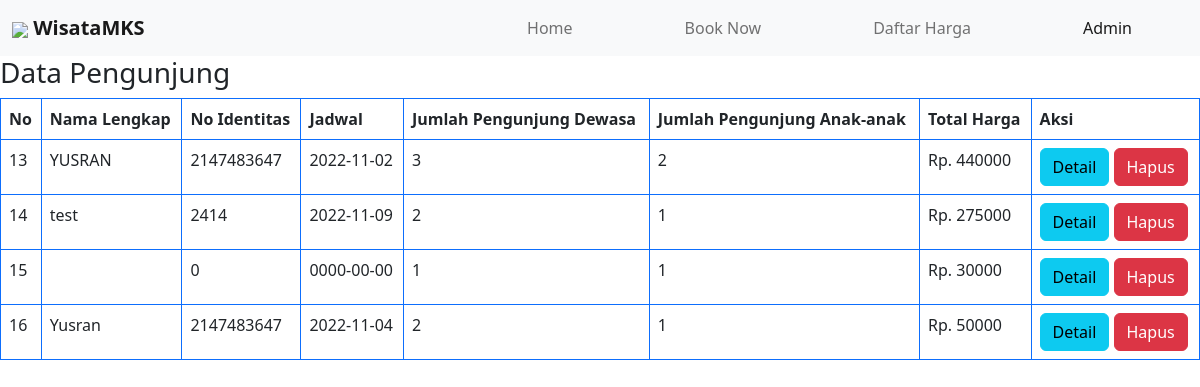
The app's page /admin.php with its own data.
### tables this page shows
CREATE TABLE `pendaftaran_wisata` (
  `id_pendaftar` int(32) NOT NULL,
  `nama_lengkap` varchar(32) NOT NULL,
  `no_identitas` int(32) NOT NULL,
  `no_hp` int(32) NOT NULL,
  `nama_wisata` varchar(32) NOT NULL,
  `tanggal` date NOT NULL,
  `dewasa` int(11) NOT NULL,
  `anak` int(11) NOT NULL,
  `harga` int(11) NOT NULL,
  `total_bayar` int(11) NOT NULL
);

### admin.php (the view, shortened to what this page needs)
<?php
 include "koneksi.php";
 ?>
<!DOCTYPE html>
<html>
<head>
    <link href="https://cdn.jsdelivr.net/npm/bootstrap@5.2.3/dist/css/bootstrap.min.css" rel="stylesheet">
  </head>
<body>
<nav class="navbar navbar-expand-lg bg-light sticky-top">
  <div class="container-fluid">
    <a class="navbar-brand fw-bold" href=""><img src="https://cdn.icon-icons.com/icons2/1949/PNG/512/free-30-instagram-stories-icons34_122582.png" width="50px"> WisataMKS
    </a>
    <div class="collapse navbar-collapse" id="navbarSupportedContent">
      <ul class="navbar-nav ms-auto mb-2 mb-lg-0">
        <li class="nav-item mx-5 ">
          <a class="nav-link " aria-current="page" href="index.php">Home</a>
        </li>
        <li class="nav-item mx-5">
          <a class="nav-link" href="form-pendaftaran.php">Book Now</a>
        </li>
        <li class="nav-item mx-5">
          <a class="nav-link" href="daftar-harga.php">Daftar Harga</a>
        </li>
        <li class="nav-item mx-5">
          <a class="nav-link active" href="admin.php">Admin</a>
        </li>
    </div>
  </div>
</nav>
    <h3>Data Pengunjung</h3>
	<table class="table table-bordered border-primary">
		<tr>
			<th>No</th>
			<th>Nama Lengkap</th>
			<th>No Identitas</th>
            <th>Jadwal</th>
			<th>Jumlah Pengunjung Dewasa</th>
			<th>Jumlah Pengunjung Anak-anak</th>
            <th>Total Harga</th>
            <th>Aksi</th>
		</tr>
    <?php
                            $sql = "SELECT * FROM pendaftaran_wisata";
                            $query = mysqli_query($conn, $sql) or die(mysqli_error());
                            while($data = mysqli_fetch_array($query)){
                            ?>
         <tr>
         <td><?php echo $data['id_pendaftar'] ?></td>
             <td><?php echo $data['nama_lengkap'] ?></td>
             <td><?php echo $data['no_identitas'] ?></td>
             <td><?php echo $data['tanggal'] ?></td>
             <td><?php echo $data['dewasa'] ?></td>
             <td><?php echo $data['anak'] ?></td>
             <td>Rp. <?php echo $data['total_bayar'] ?></td>
             <td>
             <a href="detail.php?id_pendaftar=<?php echo $data['id_pendaftar']?>" class="btn btn-info btn-xs">Detail</a>
             <a href="hapus.php?id_pendaftar=<?php echo $data['id_pendaftar']; ?>" class="btn btn-danger btn-xs">Hapus</a>
         </td>
      </tr>
      <?php } ?>
</body>
</html>

### records on screen
pendaftaran_wisata: id_pendaftar "13", nama_lengkap "YUSRAN", no_identitas "2147483647", tanggal "2022-11-02", dewasa "3", anak "2", total_bayar "440000"
pendaftaran_wisata: id_pendaftar "14", nama_lengkap "test", no_identitas "2414", tanggal "2022-11-09", dewasa "2", anak "1", total_bayar "275000"
pendaftaran_wisata: id_pendaftar "15", no_identitas "0", tanggal "0000-00-00", dewasa "1", anak "1", total_bayar "30000"
pendaftaran_wisata: id_pendaftar "16", nama_lengkap "Yusran", no_identitas "2147483647", tanggal "2022-11-04", dewasa "2", anak "1", total_bayar "50000"
